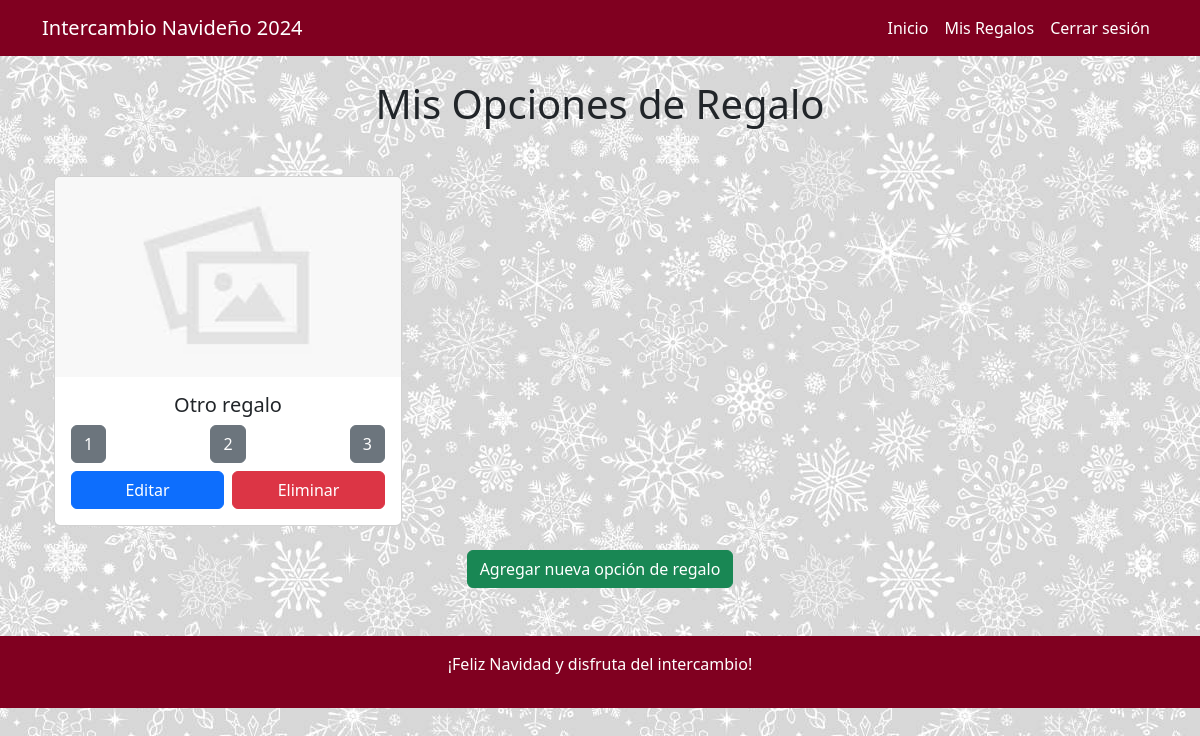
Page /opciones_regalo/ (signed in) on the earlier database version.
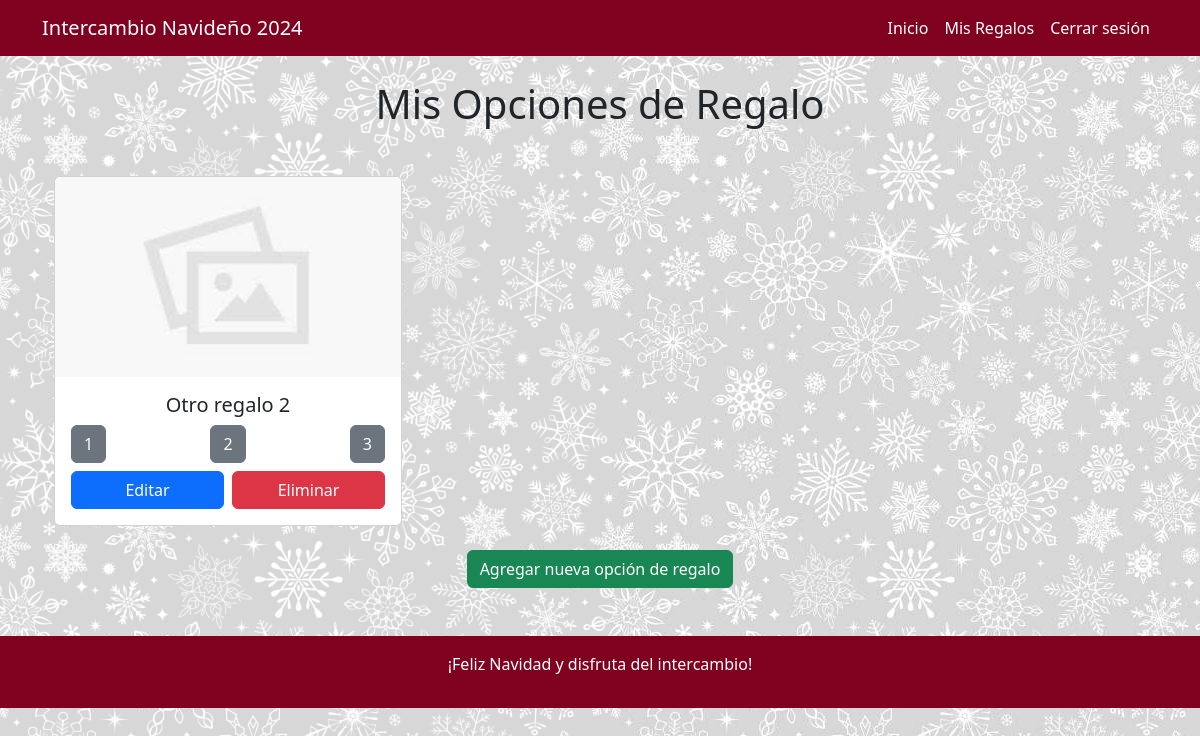
Same page on the later database version.
### regalos/models.py (models this page shows, shortened)
class Regalo(models.Model):
    participante = models.ForeignKey(Participante, on_delete=models.CASCADE)  # Cada regalo pertenece a un participante
    titulo = models.CharField(max_length=255)
    descripcion = models.TextField()
    imagen = models.ImageField(upload_to='regalos/', null=True, blank=True)
    enlace1 = models.URLField(blank=True)
    enlace2 = models.URLField(blank=True)
    enlace3 = models.URLField(blank=True)
    fecha_creacion = models.DateTimeField(auto_now_add=True)
    fecha_modificacion = models.DateTimeField(auto_now=True)

### regalos/views.py (the view)
# urls.py: path('opciones_regalo/', opciones_regalo, name='opciones_regalo'),
@login_required(login_url='/login/')
def opciones_regalo(request):
    participante = Participante.objects.get(usuario=request.user)
    regalos = participante.regalo_set.all()
    context = {
        'regalos': regalos
    }
    return render(request, 'opciones_regalo.html', context)

### regalos/templates/opciones_regalo.html (shortened to what this page needs)
{% extends 'base.html' %}
{% block content %}
<div class="container mt-4">
    <h1 class="text-center">Mis Opciones de Regalo</h1>
    <div class="row mt-4">
        {% for regalo in regalos %}
        <div class="col-lg-4 col-md-6 col-sm-12 d-flex align-items-stretch">
            <div class="card w-100 mt-4 d-flex flex-column">
                {% if regalo.imagen %}
                    <img src="{{ regalo.imagen.url }}" class="card-img-top" alt="{{ regalo.titulo }}" style="height: 200px; object-fit: cover;">
                {% else %}
                    <img src="/media/regalos/default.jpeg" class="card-img-top" alt="Imagen por defecto" style="height: 200px; object-fit: cover;">
                {% endif %}
                <div class="card-body d-flex flex-column justify-content-between">
                    <h5 class="card-title text-center">{{ regalo.titulo }}</h5>
                    <div class="d-flex justify-content-between">
                        <a href="{{ regalo.enlace1 }}" class="btn btn-secondary">1</a>
                        <a href="{{ regalo.enlace2 }}" class="btn btn-secondary">2</a>
                        <a href="{{ regalo.enlace3 }}" class="btn btn-secondary">3</a>
                    </div>
                    <div class="d-flex flex-column flex-sm-row justify-content-between mt-2">
                        <a href="{% url 'editar_regalo' regalo.id %}" class="btn btn-primary w-100 me-sm-2 mb-2 mb-sm-0">Editar</a>
                        <a href="{% url 'eliminar_regalo' regalo.id %}" class="btn btn-danger w-100">Eliminar</a>
                    </div>
                </div>
            </div>
        </div>
        {% empty %}
        <p>No tienes opciones de regalo aún. Agrega una nueva.</p>
        {% endfor %}
    </div>
    <div class="text-center mt-4">
        <a href="{% url 'form_regalo' %}" class="btn btn-success">Agregar nueva opción de regalo</a>
    </div>
</div>
{% endblock %}

Differences in the rows shown:
changed Regalo: titulo "Otro regalo" → "Otro regalo 2"
